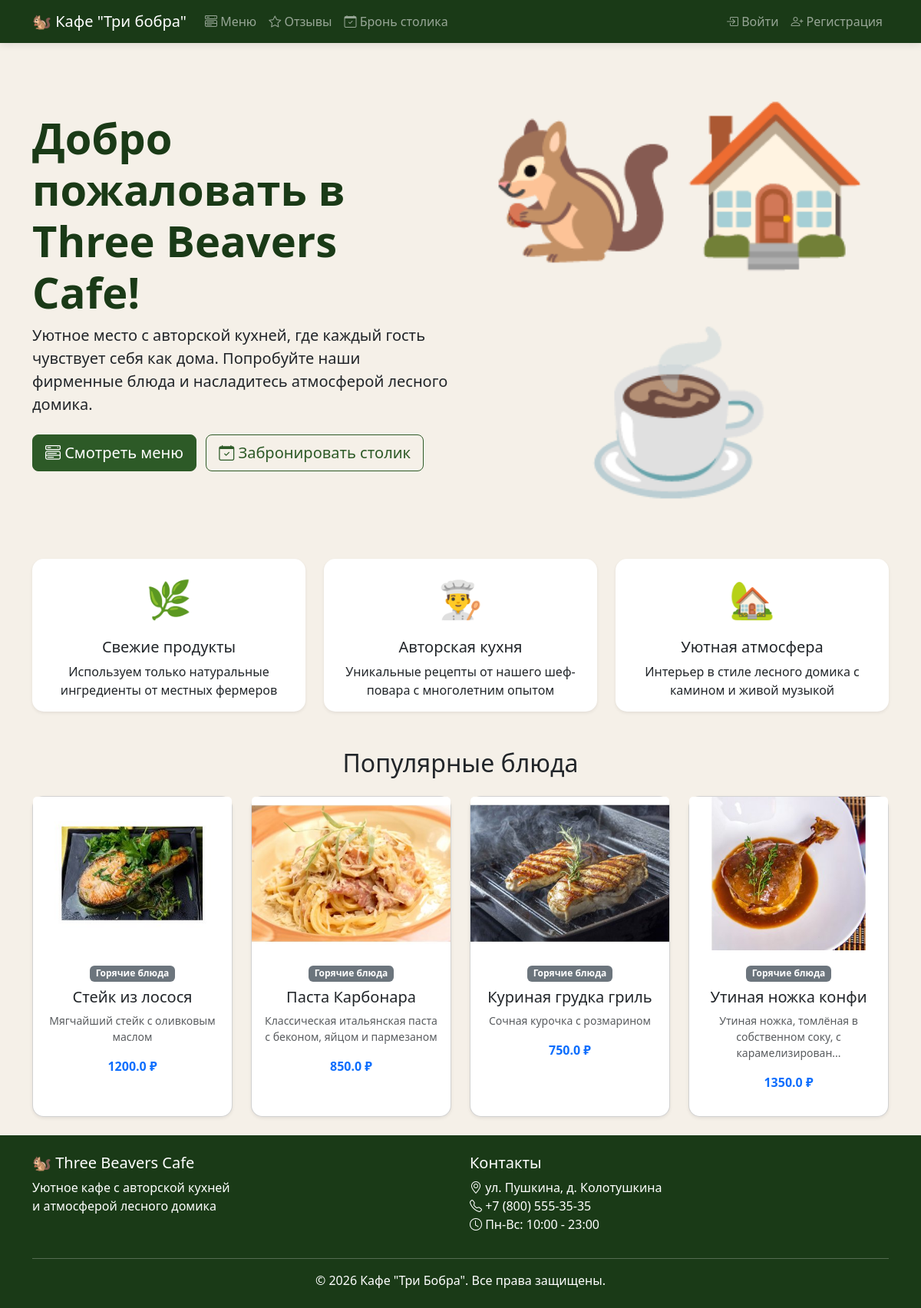
The page / on the database its author committed.
### models.py (models this page shows)
class MenuItem(db.Model):
    id = db.Column(db.Integer, primary_key=True)
    name = db.Column(db.String(100), nullable=False)
    description = db.Column(db.Text, nullable=True)
    price = db.Column(db.Float, nullable=False)
    image_url = db.Column(db.String(300), default="default-food.jpg")
    available = db.Column(db.Boolean, default=True)
    category_id = db.Column(db.Integer, db.ForeignKey("category.id"), nullable=False)

class Category(db.Model):
    id = db.Column(db.Integer, primary_key=True)
    name = db.Column(db.String(50), unique=True, nullable=False)
    items = db.relationship("MenuItem", backref="category", lazy=True)

### routes/main.py (the view)
@main_bp.route("/")
def index():
    popular_items = MenuItem.query.filter_by(available=True).limit(4).all()
    return render_template("index.html", popular_items=popular_items)

### templates/index.html (shortened to what this page needs)
{% extends "base.html" %}
{% block content %}
<div class="container">
    <div class="row align-items-center mb-5">
        <div class="col-lg-6">
            <h1 class="display-4 fw-bold text-dark-green">Добро пожаловать в Three Beavers Cafe!</h1>
            <p class="lead">Уютное место с авторской кухней, где каждый гость чувствует себя как дома. Попробуйте наши фирменные блюда и насладитесь атмосферой лесного домика.</p>
            <div class="mt-4">
                <a href="{{ url_for('menu.menu') }}" class="btn btn-primary btn-lg me-2">
                    <i class="bi bi-menu-button-wide"></i> Смотреть меню
                </a>
                <a href="{{ url_for('booking.booking') }}" class="btn btn-outline-primary btn-lg">
                    <i class="bi bi-calendar-check"></i> Забронировать столик
                </a>
            </div>
        </div>
        <div class="col-lg-6 text-center">
            <div class="hero-image">
                <span style="font-size: 200px;">🐿🏠☕</span>
            </div>
        </div>
    </div>
    <div class="row g-4 mb-5">
        <div class="col-md-4">
            <div class="card h-100 border-0 shadow-sm">
                <div class="card-body text-center">
                    <div class="feature-icon">🌿</div>
                    <h5 class="card-title">Свежие продукты</h5>
                    <p class="card-text">Используем только натуральные ингредиенты от местных фермеров</p>
                </div>
            </div>
        </div>
        <div class="col-md-4">
            <div class="card h-100 border-0 shadow-sm">
                <div class="card-body text-center">
                    <div class="feature-icon">👨‍🍳</div>
                    <h5 class="card-title">Авторская кухня</h5>
                    <p class="card-text">Уникальные рецепты от нашего шеф-повара с многолетним опытом</p>
                </div>
            </div>
        </div>
        <div class="col-md-4">
            <div class="card h-100 border-0 shadow-sm">
                <div class="card-body text-center">
                    <div class="feature-icon">🏡</div>
                    <h5 class="card-title">Уютная атмосфера</h5>
                    <p class="card-text">Интерьер в стиле лесного домика с камином и живой музыкой</p>
                </div>
            </div>
        </div>
    </div>
    <h2 class="text-center mb-4">Популярные блюда</h2>
    <div class="row g-4">
        {% if popular_items %}
            {% for item in popular_items %}
            <div class="col-md-3">
                <div class="card h-100 shadow-sm">
                    <img src="{{ url_for('static', filename='images/menu/' + item.image_url) }}"
                         class="card-img-top" alt="{{ item.name }}"
                         style="height: 200px; object-fit: cover;">
                    <div class="card-body text-center">
                        <span class="badge bg-secondary mb-2">{{ item.category.name }}</span>
                        <h5 class="card-title">{{ item.name }}</h5>
                        <p class="text-muted small">{{ item.description[:60] }}{% if item.description|length > 60 %}...{% endif %}</p>
                        <p class="fw-bold text-primary">{{ item.price }} ₽</p>
                    </div>
                </div>
            </div>
            {% endfor %}
        {% else %}
            <div class="col-12 text-center py-3">
                <p class="text-muted">Пока нет доступных блюд</p>
            </div>
        {% endif %}
    </div>
</div>
{% endblock %}

### static/css/style.css (style rules this page uses)
:root { --beaver-green: #2d5a27; --beaver-dark: #1a3a17; --beaver-light: #4a7c43; --beaver-gold: #c4a35a; --beaver-cream: #f5f0e8; --beaver-brown: #6b4f3c; }
.text-dark-green { color: var(--beaver-dark); }
.btn-primary { background-color: var(--beaver-green); border-color: var(--beaver-green); }
.btn-outline-primary { color: var(--beaver-green); border-color: var(--beaver-green); }
.card { border-radius: 15px; transition: transform 0.3s, box-shadow 0.3s; }
.feature-icon { font-size: 48px; margin-bottom: 15px; }
body { background-color: var(--beaver-cream); min-height: 100vh; display: flex; flex-direction: column; }

### rows shown on the page
MenuItem: image_url (picture), category.name "Горячие блюда", name "Стейк из лосося", description "Мягчайший стейк с оливковым маслом", price "1200.0"
MenuItem: image_url (picture), category.name "Горячие блюда", name "Паста Карбонара", description "Классическая итальянская паста с беконом, яйцом и пармезаном", price "850.0"
MenuItem: image_url (picture), category.name "Горячие блюда", name "Куриная грудка гриль", description "Сочная курочка с розмарином", price "750.0"
MenuItem: image_url (picture), category.name "Горячие блюда", name "Утиная ножка конфи", description "Утиная ножка, томлёная в собственном соку, с карамелизирован", price "1350.0"
